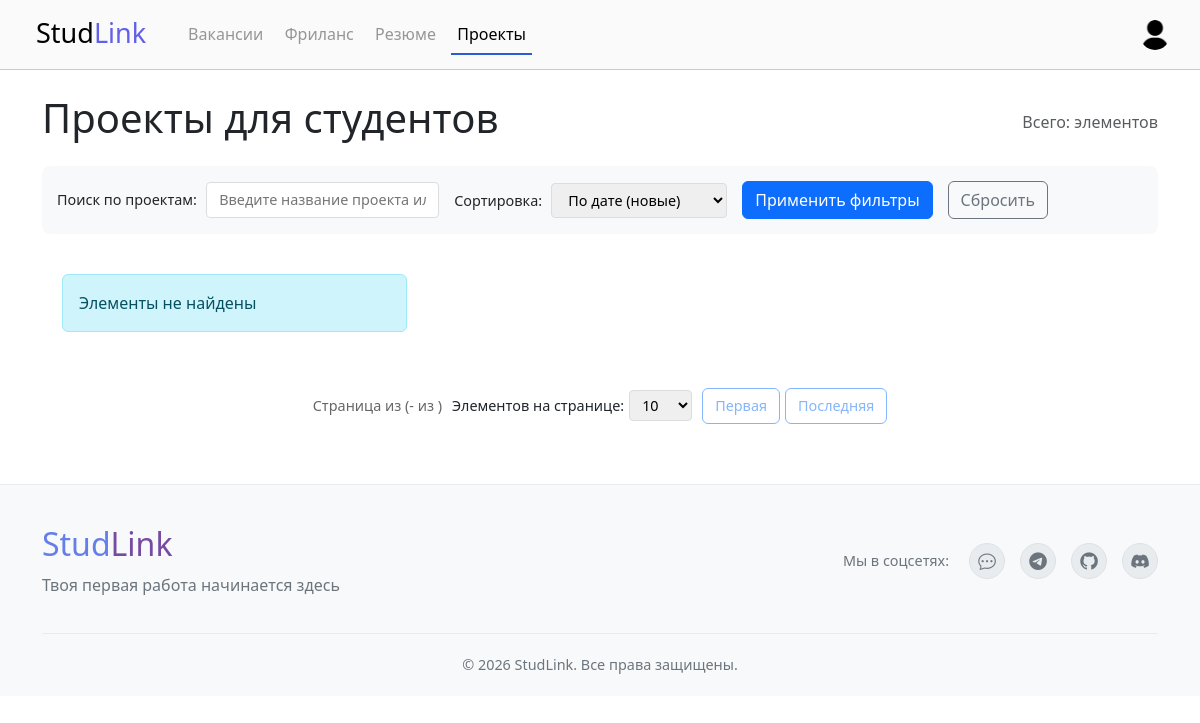
Page /projects/ (signed in) on the earlier database version.
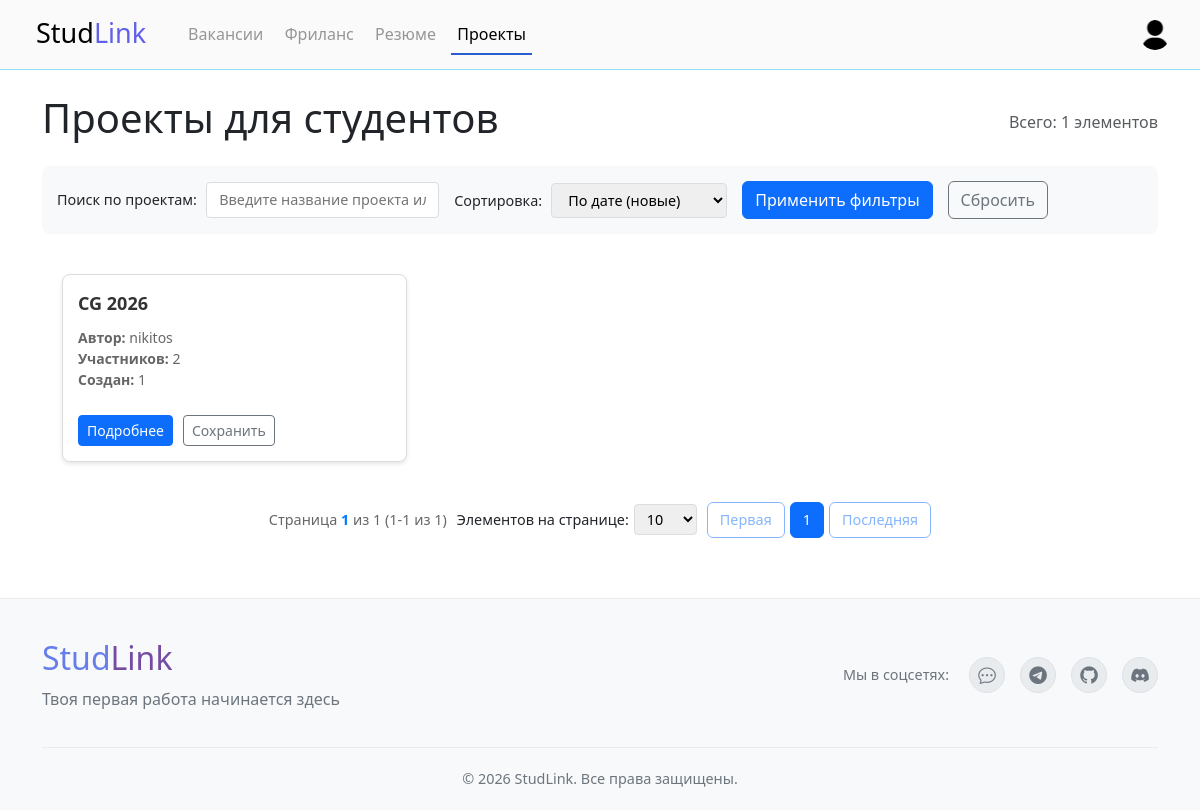
Same page on the later database version.
### myapp/models.py (models this page shows)
class Project(models.Model):
    id = models.AutoField(primary_key=True)
    author = models.ForeignKey(User, on_delete=models.CASCADE, related_name="created_projects")
    contributors = models.ManyToManyField(User, related_name="projects")
    image = models.ImageField(upload_to='projects')
    title = models.CharField(max_length=100)
    description = models.CharField(max_length=1000)

class User(AbstractUser):
    ROLE_CHOICES = [
        ('student', 'Студент'),
        ('employer', 'Работодатель'),
    ]
    role = models.CharField(max_length=10, choices=ROLE_CHOICES)
    university = models.CharField(max_length=100, blank=True)
    class Meta:
        swappable = 'AUTH_USER_MODEL'

### myapp/views.py (the view)
# urls.py: path('projects/', views.project_list, name='project_list'),
def project_list(request):
    search_query = request.GET.get('search', '')
    sort_by = request.GET.get('sort', 'created_at')
    page_size = request.GET.get('page_size', 10)
    projects = Project.objects.select_related('author').prefetch_related('contributors')
    if search_query:
        projects = projects.filter(
            Q(title__icontains=search_query) |
            Q(description__icontains=search_query)
        )
    if sort_by == 'title_asc':
        projects = projects.order_by('title')
    elif sort_by == 'title_desc':
        projects = projects.order_by('-title')
    elif sort_by == 'date_asc':
        projects = projects.order_by('id')
    else:  # date_desc по умолчанию
        projects = projects.order_by('-id')
    if not projects.exists():
        context = {
            'page_obj': None,
            'paginator': None,
            'page_range': [],
            'page_size': int(page_size),
            'search_query': search_query,
            'sort_by': sort_by,
        }
        return render(request, 'project_list.html', context)
    paginator = Paginator(projects, page_size)
    page_number = request.GET.get('page')
    try:
        page_obj = paginator.get_page(page_number)
    except PageNotAnInteger:
        page_obj = paginator.get_page(1)
    except EmptyPage:
        page_obj = paginator.get_page(paginator.num_pages)
    page_range = get_page_range(page_obj.number, paginator.num_pages)
    context = {
        'page_obj': page_obj,
        'paginator': paginator,
        'page_range': page_range,
        'page_size': int(page_size),
        'search_query': search_query,
        'sort_by': sort_by,
    }
    return render(request, 'project_list.html', context)

### myapp/views.py (called while the page is built)
def get_page_range(current_page, total_pages, max_pages=7):
    if total_pages <= max_pages:
        return range(1, total_pages + 1)
    start = max(1, current_page - max_pages // 2)
    end = min(total_pages, start + max_pages - 1)
    if end - start < max_pages - 1:
        start = max(1, end - max_pages + 1)
    return range(start, end + 1)

### myapp/templates/project_list.html (shortened to what this page needs)
{% extends "pagination_template.html" %}
{% load static %}
{% load currency_tags %}
{% block page_title %}Проекты для студентов{% endblock %}
{% block filters %}
<div class="filters-section" id="filters-section">
    <div class="form-group">
        <label for="search-input">Поиск по проектам:</label>
        <input type="text" id="search-input" placeholder="Введите название проекта или ключевые слова..." value="{{ search_query }}">
    </div>
    <div class="form-group">
        <label for="sort-select">Сортировка:</label>
        <select id="sort-select">
            <option value="created_at" {% if sort_by == 'created_at' %}selected{% endif %}>По дате (новые)</option>
        </select>
    </div>
    <button class="btn btn-primary" onclick="applyFilters()">Применить фильтры</button>
    <button class="btn btn-outline-secondary" onclick="resetFilters()">Сбросить</button>
</div>
{% endblock %}
{% block item_card %}
{% if page_obj %}
<div class="item-card">
    <div class="item-title">{{ item.title }}</div>
    <div class="item-meta">
        <div><strong>Автор:</strong> {{ item.author.username }}</div>
        <div><strong>Участников:</strong> {{ item.contributors.count }}</div>
        <div><strong>Создан:</strong> {{ item.id }}</div>
    </div>
    <div class="item-actions">
        <a href="{% url 'project_detail' item.id %}" class="btn btn-primary btn-sm">Подробнее</a>
        <button class="btn btn-outline-secondary btn-sm" onclick="saveProject({{ item.id }})">Сохранить</button>
    </div>
</div>
{% endif %}
{% endblock %}

Differences in the rows shown:
added Project: title "CG 2026", author.username "nikitos", contributors.count "2", id "1"
Other differences:
{{ paginator.count }}: (not shown) → "1"
{{ page_obj.number }}: (not shown) → "1"
{{ paginator.num_pages }}: (not shown) → "1"
{{ page_obj.start_index }}: (not shown) → "1"
{{ page_obj.end_index }}: (not shown) → "1"
new list line: "1"
text no longer shown: "Элементы не найдены"
